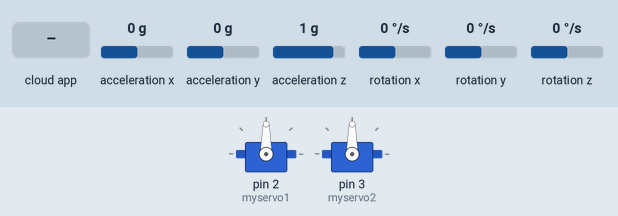
The sketch below on a simulated Arduino Uno, built with avr-gcc and run on an emulated ATmega328P. Parts: 2 × servo. Inputs (shaded band) come from the test bench; at power-on: acceleration x 0 g, acceleration y 0 g, acceleration z 1 g, rotation x 0 °/s, rotation y 0 °/s, rotation z 0 °/s. The ROS host is connected and sends only what is stated.

Above: at 3.2 s.
3.3 s: the phone or cloud app sets linear.x to -100
At 4.0 s:
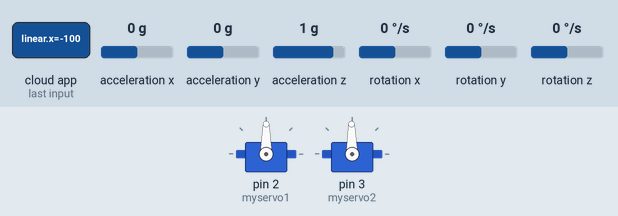
4.8 s: the phone or cloud app sets linear.x to 100
At 5.9 s:
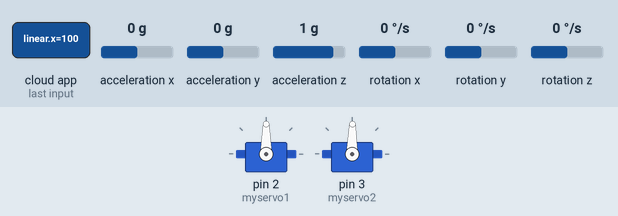
Timing chart, 0 to 7.8 s (numbered marks = the images above; inputs shaded):
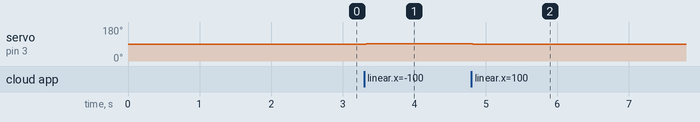

The sketch:

arduino_code.ino
```cpp
#include <ros.h>
#include "MPU9250.h"
#include <Arduino.h>
#include <geometry_msgs/Twist.h>
#include <Servo.h>
Servo myservo1;

Servo myservo2;

MPU9250 mpu;
int h=90;
int k1=90;
int k2=90;
float x,y;
int pos=0;
int pos1=0;
int pos2=0;
ros::NodeHandle nh;
void aaa(const geometry_msgs::Twist& msg1)
{
  x=msg1.linear.x;
  y=msg1.linear.y;
 // if (x>0){
 // for ( int i=h;i<= (h+x);i++ )
  //{
//  if(y<5)
     {myservo2.write(h-x);
    myservo1.write(h+y);}

   // delay(20);
  //}
  //}
  //else
  //{
   // for ( int i=h;i>= (h+x);i-- )
  //{

   // delay(20);
  //}
  //}
  /*if (y>0){
  for ( int i=h;i<= (h+y);i++ )
  {
    myservo1.write(i);
    delay(20);
  }
  }
  else
  {
    for ( int i=h;i>= (h+y);i-- )
  {
    myservo1.write(i);
    delay(20);
  }
  }*/
 /* myservo1.write(x+90);
  delay(20);


 // for (pos2 =0; pos2 <= y; pos2 += 1) {
  myservo2.write(y);
  delay(20);
//  }*/

}

ros::Subscriber<geometry_msgs::Twist> GO("chatter",aaa);
geometry_msgs::Twist msg;
ros::Publisher m("chatter1",& msg);

void reset1()
{int c=0;
  while(c<3){
    for (pos = 0; pos <=90; pos += 1) { // goes from 180 degrees to 0 degrees
    myservo1.write(pos);              // tell servo to go to position in variable 'pos'
    delay(30);
    }
      for (pos = 90; pos >=0; pos -= 1) { // goes from 0 degrees to 180 degrees
    // in steps of 1 degree
    myservo1.write(pos);              // tell servo to go to position in variable 'pos'
    delay(30);                       // waits 15 ms for the servo to reach the position
  }
    c++;
    }// waits 15 ms for the servo to reach the position
  }

void reset2()
{int c=0;
  while(c<3){
    for (pos = 0; pos <=90; pos += 1) { // goes from 180 degrees to 0 degrees
    myservo2.write(pos);              // tell servo to go to position in variable 'pos'
    delay(30);
    }
      for (pos = 90; pos >=0; pos -= 1) { // goes from 0 degrees to 180 degrees
    // in steps of 1 degree
    myservo2.write(pos);              // tell servo to go to position in variable 'pos'
    delay(30);                       // waits 15 ms for the servo to reach the position
  }
    c++;
    }// waits 15 ms for the servo to reach the position
  }


void setup() {
/*
 * pinMode(,);
 */
 myservo1.attach(2);
 myservo2.attach(3);
 myservo1.write(90);
 myservo2.write(90);
 //reset1();
// reset2();
 Wire.begin();
 delay(2000);
 if (!mpu.setup(0x68)) {while (1){}}
  nh.initNode();
  nh.advertise(m);
  nh.subscribe(GO);
}
void loop() {

   nh.subscribe(GO);
            mpu.update();
            msg.linear.x=mpu.getPitch();
            msg.linear.y=mpu.getRoll();
            m.publish( &msg);
            nh.spinOnce();
            delay(10);
    }
```

Measured:
- after the input at 3.3 s, servo on pin 3 (myservo2): 90° → 91° at once
- after the input at 4.8 s, servo on pin 3 (myservo2): 91° → 89° at once
